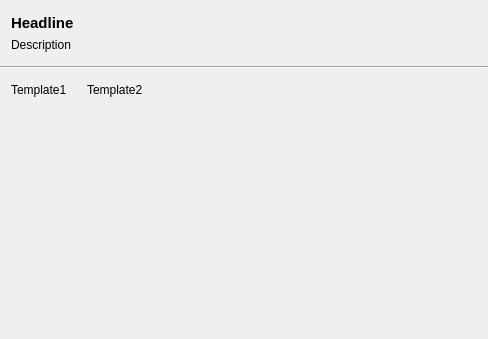
<?xml version="1.0" encoding="UTF-8"?>
<ui version="4.0">
 <class>VRCWTemplateClass</class>
 <widget class="QWidget" name="VRCWTemplateClass">
  <property name="geometry">
   <rect>
    <x>0</x>
    <y>0</y>
    <width>488</width>
    <height>339</height>
   </rect>
  </property>
  <property name="windowTitle">
   <string>VRCWTemplate</string>
  </property>
  <layout class="QVBoxLayout" name="vrcwTemplateClassVLayout">
   <property name="spacing">
    <number>0</number>
   </property>
   <property name="leftMargin">
    <number>0</number>
   </property>
   <property name="topMargin">
    <number>0</number>
   </property>
   <property name="rightMargin">
    <number>0</number>
   </property>
   <property name="bottomMargin">
    <number>0</number>
   </property>
   <item>
    <widget class="QWidget" name="headerWidget" native="true">
     <property name="sizePolicy">
      <sizepolicy hsizetype="Preferred" vsizetype="Fixed">
       <horstretch>0</horstretch>
       <verstretch>0</verstretch>
      </sizepolicy>
     </property>
     <property name="minimumSize">
      <size>
       <width>0</width>
       <height>66</height>
      </size>
     </property>
     <property name="maximumSize">
      <size>
       <width>16777215</width>
       <height>60</height>
      </size>
     </property>
     <layout class="QHBoxLayout" name="headerWidgetHLayout">
      <item>
       <layout class="QHBoxLayout" name="headerHLayout">
        <item>
         <layout class="QVBoxLayout" name="headingVLayout">
          <item>
           <widget class="QLabel" name="header">
            <property name="font">
             <font>
              <pointsize>11</pointsize>
              <weight>75</weight>
              <bold>true</bold>
             </font>
            </property>
            <property name="text">
             <string>Headline</string>
            </property>
           </widget>
          </item>
          <item>
           <widget class="QLabel" name="description">
            <property name="text">
             <string>Description</string>
            </property>
           </widget>
          </item>
          <item>
           <spacer name="headerVSpacer">
            <property name="orientation">
             <enum>Qt::Vertical</enum>
            </property>
            <property name="sizeHint" stdset="0">
             <size>
              <width>20</width>
              <height>40</height>
             </size>
            </property>
           </spacer>
          </item>
         </layout>
        </item>
        <item>
         <spacer name="headerHSpacer">
          <property name="orientation">
           <enum>Qt::Horizontal</enum>
          </property>
          <property name="sizeHint" stdset="0">
           <size>
            <width>40</width>
            <height>20</height>
           </size>
          </property>
         </spacer>
        </item>
       </layout>
      </item>
     </layout>
    </widget>
   </item>
   <item>
    <widget class="Line" name="headerLine">
     <property name="orientation">
      <enum>Qt::Horizontal</enum>
     </property>
    </widget>
   </item>
   <item>
    <widget class="QWidget" name="mainWidget" native="true">
     <layout class="QGridLayout" name="mainWidgetGLayout">
      <property name="horizontalSpacing">
       <number>20</number>
      </property>
      <property name="verticalSpacing">
       <number>15</number>
      </property>
      <item row="0" column="0">
       <widget class="QLabel" name="template1">
        <property name="text">
         <string>Template1</string>
        </property>
       </widget>
      </item>
      <item row="0" column="1">
       <widget class="QLabel" name="template2">
        <property name="text">
         <string>Template2</string>
        </property>
       </widget>
      </item>
      <item row="0" column="2">
       <spacer name="mainHSpacer">
        <property name="orientation">
         <enum>Qt::Horizontal</enum>
        </property>
        <property name="sizeHint" stdset="0">
         <size>
          <width>299</width>
          <height>20</height>
         </size>
        </property>
       </spacer>
      </item>
      <item row="1" column="1">
       <spacer name="mainVSpacer">
        <property name="orientation">
         <enum>Qt::Vertical</enum>
        </property>
        <property name="sizeHint" stdset="0">
         <size>
          <width>20</width>
          <height>217</height>
         </size>
        </property>
       </spacer>
      </item>
     </layout>
    </widget>
   </item>
  </layout>
 </widget>
 <layoutdefault spacing="6" margin="11"/>
 <resources/>
 <connections/>
</ui>
